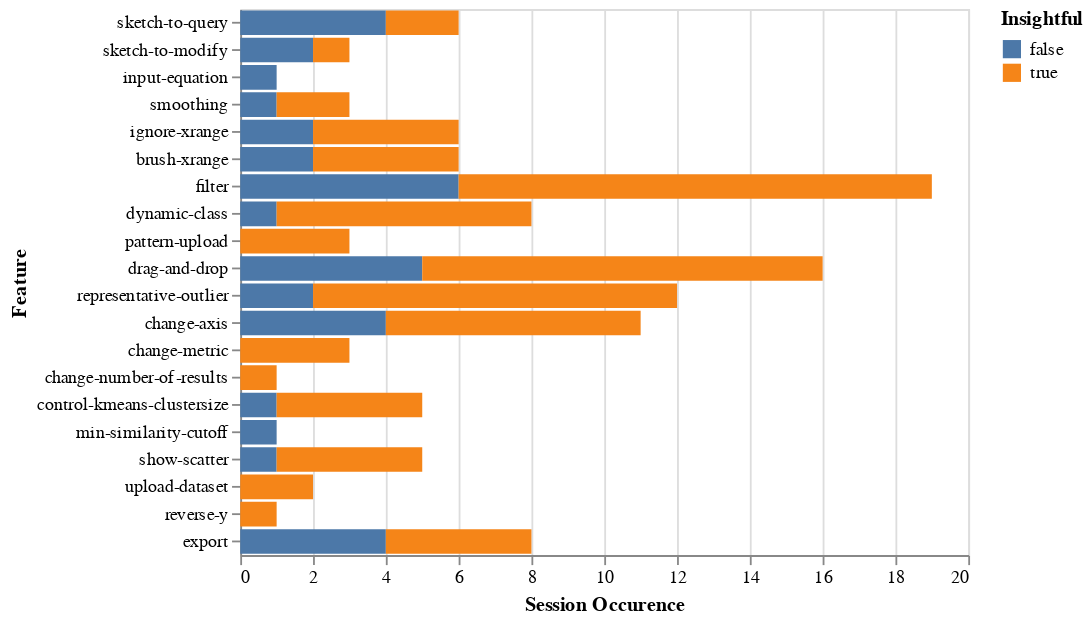

Notebook cell for this chart:
### Markdown cell above
Usage frequency counts the total number of usage of each feature/proces in every session. A feature/process is labelled as insightful if it is contained in a session that contains an insight.

### Code cell
alt.Chart(df_user_session_insightfulness_freq).mark_bar().encode(
    alt.X("Usage Frequency",aggregate="count",title="Session Occurence"),
    alt.Y("Feature",sort=['sketch-to-query','sketch-to-modify','input-equation','smoothing','ignore-xrange','brush-xrange',
                          'filter','dynamic-class','pattern-upload','drag-and-drop','representative-outlier',
                          'change-axis', 'change-metric','change-number-of-results','control-kmeans-clustersize', 'min-similarity-cutoff','show-scatter', 'upload-dataset','reverse-y']),
    color = "Insightful"
)

### Figure 1 — Vega-Lite specification as saved in the notebook (floating-point values rounded to 4 significant figures)
{"$schema": "https://vega.github.io/schema/vega-lite/v2.6.0.json", "config": {"view": {"height": 300, "width": 400}}, "data": {"name": "data-ae4145012d3f3581db3e65c944a28e22"}, "datasets": {"data-ae4145012d3f3581db3e65c944a28e22": [{"Feature": "brush-xrange", "Insightful": false, "Usage Frequency": 1, "session_id": 2, "user": "G1"}, {"Feature": "brush-xrange", "Insightful": false, "Usage Frequency": 1, "session_id": 3, "user": "A2"}, {"Feature": "brush-xrange", "Insightful": true, "Usage Frequency": 1, "session_id": 1, "user": "A3"}, {"Feature": "brush-xrange", "Insightful": true, "Usage Frequency": 1, "session_id": 1, "user": "M1"}, {"Feature": "brush-xrange", "Insightful": true, "Usage Frequency": 1, "session_id": 2, "user": "A1"}, {"Feature": "brush-xrange", "Insightful": true, "Usage Frequency": 1, "session_id": 8, "user": "G2"}, {"Feature": "change-axis", "Insightful": false, "Usage Frequency": 1, "session_id": 0, "user": "M1"}, {"Feature": "change-axis", "Insightful": false, "Usage Frequency": 1, "session_id": 1, "user": "M3"}, {"Feature": "change-axis", "Insightful": false, "Usage Frequency": 1, "session_id": 3, "user": "M3"}, {"Feature": "change-axis", "Insightful": false, "Usage Frequency": 1, "session_id": 4, "user": "A3"}, {"Feature": "change-axis", "Insightful": true, "Usage Frequency": 1, "session_id": 0, "user": "M2"}, {"Feature": "change-axis", "Insightful": true, "Usage Frequency": 1, "session_id": 0, "user": "M3"}, {"Feature": "change-axis", "Insightful": true, "Usage Frequency": 1, "session_id": 1, "user": "M1"}, {"Feature": "change-axis", "Insightful": true, "Usage Frequency": 1, "session_id": 2, "user": "A2"}, {"Feature": "change-axis", "Insightful": true, "Usage Frequency": 1, "session_id": 3, "user": "A3"}, {"Feature": "change-axis", "Insightful": true, "Usage Frequency": 1, "session_id": 3, "user": "M2"}, {"Feature": "change-axis", "Insightful": true, "Usage Frequency": 1, "session_id": 4, "user": "M2"}, {"Feature": "change-metric", "Insightful": true, "Usage Frequency": 1, "session_id": 0, "user": "M3"}, {"Feature": "change-metric", "Insightful": true, "Usage Frequency": 3, "session_id": 1, "user": "A3"}, {"Feature": "change-metric", "Insightful": true, "Usage Frequency": 1, "session_id": 1, "user": "G3"}, {"Feature": "change-number-of-results", "Insightful": true, "Usage Frequency": 3, "session_id": 1, "user": "A2"}, {"Feature": "control-kmeans-clustersize", "Insightful": false, "Usage Frequency": 1, "session_id": 1, "user": "G2"}, {"Feature": "control-kmeans-clustersize", "Insightful": true, "Usage Frequency": 2, "session_id": 0, "user": "G1"}, {"Feature": "control-kmeans-clustersize", "Insightful": true, "Usage Frequency": 1, "session_id": 1, "user": "G3"}, {"Feature": "control-kmeans-clustersize", "Insightful": true, "Usage Frequency": 2, "session_id": 3, "user": "G1"}, {"Feature": "control-kmeans-clustersize", "Insightful": true, "Usage Frequency": 1, "session_id": 8, "user": "G2"}, {"Feature": "drag-and-drop", "Insightful": false, "Usage Frequency": 2, "session_id": 0, "user": "A3"}, {"Feature": "drag-and-drop", "Insightful": false, "Usage Frequency": 1, "session_id": 1, "user": "A1"}, {"Feature": "drag-and-drop", "Insightful": false, "Usage Frequency": 1, "session_id": 2, "user": "G1"}, {"Feature": "drag-and-drop", "Insightful": false, "Usage Frequency": 1, "session_id": 2, "user": "G2"}, {"Feature": "drag-and-drop", "Insightful": false, "Usage Frequency": 1, "session_id": 3, "user": "A2"}, {"Feature": "drag-and-drop", "Insightful": true, "Usage Frequency": 1, "session_id": 0, "user": "A1"}, {"Feature": "drag-and-drop", "Insightful": true, "Usage Frequency": 1, "session_id": 0, "user": "A2"}, {"Feature": "drag-and-drop", "Insightful": true, "Usage Frequency": 2, "session_id": 0, "user": "M3"}, {"Feature": "drag-and-drop", "Insightful": true, "Usage Frequency": 3, "session_id": 1, "user": "A2"}, {"Feature": "drag-and-drop", "Insightful": true, "Usage Frequency": 1, "session_id": 1, "user": "A3"}, {"Feature": "drag-and-drop", "Insightful": true, "Usage Frequency": 1, "session_id": 1, "user": "G1"}, {"Feature": "drag-and-drop", "Insightful": true, "Usage Frequency": 1, "session_id": 1, "user": "G3"}, {"Feature": "drag-and-drop", "Insightful": true, "Usage Frequency": 1, "session_id": 2, "user": "M3"}, {"Feature": "drag-and-drop", "Insightful": true, "Usage Frequency": 2, "session_id": 3, "user": "G1"}, {"Feature": "drag-and-drop", "Insightful": true, "Usage Frequency": 2, "session_id": 3, "user": "M2"}, {"Feature": "drag-and-drop", "Insightful": true, "Usage Frequency": 1, "session_id": 7, "user": "G2"}, {"Feature": "dynamic-class", "Insightful": false, "Usage Frequency": 3, "session_id": 5, "user": "A1"}, {"Feature": "dynamic-class", "Insightful": true, "Usage Frequency": 5, "session_id": 0, "user": "M2"}, {"Feature": "dynamic-class", "Insightful": true, "Usage Frequency": 4, "session_id": 0, "user": "M3"}, {"Feature": "dynamic-class", "Insightful": true, "Usage Frequency": 1, "session_id": 1, "user": "M1"}, {"Feature": "dynamic-class", "Insightful": true, "Usage Frequency": 1, "session_id": 1, "user": "M2"}, {"Feature": "dynamic-class", "Insightful": true, "Usage Frequency": 1, "session_id": 2, "user": "A2"}, {"Feature": "dynamic-class", "Insightful": true, "Usage Frequency": 1, "session_id": 4, "user": "M2"}, {"Feature": "dynamic-class", "Insightful": true, "Usage Frequency": 1, "session_id": 6, "user": "A1"}, {"Feature": "export", "Insightful": false, "Usage Frequency": 1, "session_id": 2, "user": "G1"}, {"Feature": "export", "Insightful": false, "Usage Frequency": 1, "session_id": 2, "user": "G3"}, {"Feature": "export", "Insightful": false, "Usage Frequency": 1, "session_id": 4, "user": "M1"}, {"Feature": "export", "Insightful": false, "Usage Frequency": 1, "session_id": 6, "user": "A3"}, {"Feature": "export", "Insightful": true, "Usage Frequency": 3, "session_id": 1, "user": "A2"}, {"Feature": "export", "Insightful": true, "Usage Frequency": 1, "session_id": 6, "user": "A1"}, {"Feature": "export", "Insightful": true, "Usage Frequency": 1, "session_id": 7, "user": "A1"}, {"Feature": "export", "Insightful": true, "Usage Frequency": 2, "session_id": 7, "user": "G2"}, {"Feature": "filter", "Insightful": false, "Usage Frequency": 1, "session_id": 1, "user": "A1"}, {"Feature": "filter", "Insightful": false, "Usage Frequency": 1, "session_id": 1, "user": "G2"}, {"Feature": "filter", "Insightful": false, "Usage Frequency": 1, "session_id": 2, "user": "G2"}, {"Feature": "filter", "Insightful": false, "Usage Frequency": 1, "session_id": 2, "user": "M1"}, {"Feature": "filter", "Insightful": false, "Usage Frequency": 2, "session_id": 3, "user": "A1"}, {"Feature": "filter", "Insightful": false, "Usage Frequency": 2, "session_id": 5, "user": "G2"}, {"Feature": "filter", "Insightful": true, "Usage Frequency": 5, "session_id": 0, "user": "A1"}, {"Feature": "filter", "Insightful": true, "Usage Frequency": 1, "session_id": 0, "user": "A2"}, {"Feature": "filter", "Insightful": true, "Usage Frequency": 3, "session_id": 1, "user": "A2"}, {"Feature": "filter", "Insightful": true, "Usage Frequency": 1, "session_id": 2, "user": "A1"}, {"Feature": "filter", "Insightful": true, "Usage Frequency": 2, "session_id": 2, "user": "A3"}, {"Feature": "filter", "Insightful": true, "Usage Frequency": 1, "session_id": 3, "user": "A3"}, {"Feature": "filter", "Insightful": true, "Usage Frequency": 3, "session_id": 3, "user": "M1"}, {"Feature": "filter", "Insightful": true, "Usage Frequency": 1, "session_id": 4, "user": "A1"}, {"Feature": "filter", "Insightful": true, "Usage Frequency": 2, "session_id": 4, "user": "G2"}, {"Feature": "filter", "Insightful": true, "Usage Frequency": 1, "session_id": 4, "user": "M2"}, {"Feature": "filter", "Insightful": true, "Usage Frequency": 1, "session_id": 6, "user": "A1"}, {"Feature": "filter", "Insightful": true, "Usage Frequency": 1, "session_id": 7, "user": "A1"}, {"Feature": "filter", "Insightful": true, "Usage Frequency": 1, "session_id": 7, "user": "G2"}, {"Feature": "ignore-xrange", "Insightful": false, "Usage Frequency": 1, "session_id": 0, "user": "A3"}, {"Feature": "ignore-xrange", "Insightful": false, "Usage Frequency": 1, "session_id": 0, "user": "M1"}, {"Feature": "ignore-xrange", "Insightful": true, "Usage Frequency": 1, "session_id": 1, "user": "A3"}, {"Feature": "ignore-xrange", "Insightful": true, "Usage Frequency": 1, "session_id": 2, "user": "A2"}, {"Feature": "ignore-xrange", "Insightful": true, "Usage Frequency": 1, "session_id": 3, "user": "G3"}, {"Feature": "ignore-xrange", "Insightful": true, "Usage Frequency": 1, "session_id": 4, "user": "G2"}, {"Feature": "input-equation", "Insightful": false, "Usage Frequency": 1, "session_id": 5, "user": "A3"}, {"Feature": "min-similarity-cutoff", "Insightful": false, "Usage Frequency": 1, "session_id": 2, "user": "G1"}, {"Feature": "pattern-upload", "Insightful": true, "Usage Frequency": 1, "session_id": 6, "user": "A1"}, {"Feature": "pattern-upload", "Insightful": true, "Usage Frequency": 1, "session_id": 7, "user": "A1"}, {"Feature": "pattern-upload", "Insightful": true, "Usage Frequency": 1, "session_id": 7, "user": "G2"}, {"Feature": "representative-outlier", "Insightful": false, "Usage Frequency": 2, "session_id": 1, "user": "G2"}, {"Feature": "representative-outlier", "Insightful": false, "Usage Frequency": 1, "session_id": 5, "user": "G2"}, {"Feature": "representative-outlier", "Insightful": true, "Usage Frequency": 1, "session_id": 0, "user": "A2"}, {"Feature": "representative-outlier", "Insightful": true, "Usage Frequency": 2, "session_id": 0, "user": "G1"}, {"Feature": "representative-outlier", "Insightful": true, "Usage Frequency": 1, "session_id": 0, "user": "G2"}, {"Feature": "representative-outlier", "Insightful": true, "Usage Frequency": 3, "session_id": 1, "user": "A2"}, {"Feature": "representative-outlier", "Insightful": true, "Usage Frequency": 2, "session_id": 1, "user": "G3"}, {"Feature": "representative-outlier", "Insightful": true, "Usage Frequency": 1, "session_id": 1, "user": "M1"}, {"Feature": "representative-outlier", "Insightful": true, "Usage Frequency": 1, "session_id": 3, "user": "G3"}, {"Feature": "representative-outlier", "Insightful": true, "Usage Frequency": 1, "session_id": 4, "user": "M2"}, {"Feature": "representative-outlier", "Insightful": true, "Usage Frequency": 1, "session_id": 7, "user": "G2"}, {"Feature": "representative-outlier", "Insightful": true, "Usage Frequency": 1, "session_id": 8, "user": "G2"}, {"Feature": "reverse-y", "Insightful": true, "Usage Frequency": 1, "session_id": 0, "user": "A1"}, {"Feature": "show-scatter", "Insightful": false, "Usage Frequency": 1, "session_id": 2, "user": "M1"}, {"Feature": "show-scatter", "Insightful": true, "Usage Frequency": 1, "session_id": 0, "user": "G3"}, {"Feature": "show-scatter", "Insightful": true, "Usage Frequency": 1, "session_id": 0, "user": "M2"}, {"Feature": "show-scatter", "Insightful": true, "Usage Frequency": 1, "session_id": 0, "user": "M3"}, {"Feature": "show-scatter", "Insightful": true, "Usage Frequency": 1, "session_id": 3, "user": "G2"}, {"Feature": "sketch-to-modify", "Insightful": false, "Usage Frequency": 1, "session_id": 0, "user": "A3"}, {"Feature": "sketch-to-modify", "Insightful": false, "Usage Frequency": 1, "session_id": 2, "user": "M2"}, {"Feature": "sketch-to-modify", "Insightful": true, "Usage Frequency": 3, "session_id": 3, "user": "M2"}, {"Feature": "sketch-to-query", "Insightful": false, "Usage Frequency": 1, "session_id": 0, "user": "M1"}, {"Feature": "sketch-to-query", "Insightful": false, "Usage Frequency": 2, "session_id": 1, "user": "M3"}, {"Feature": "sketch-to-query", "Insightful": false, "Usage Frequency": 1, "session_id": 2, "user": "M1"}, {"Feature": "sketch-to-query", "Insightful": false, "Usage Frequency": 1, "session_id": 2, "user": "M2"}, {"Feature": "sketch-to-query", "Insightful": true, "Usage Frequency": 2, "session_id": 4, "user": "A1"}, {"Feature": "sketch-to-query", "Insightful": true, "Usage Frequency": 2, "session_id": 4, "user": "G2"}, {"Feature": "smoothing", "Insightful": false, "Usage Frequency": 2, "session_id": 6, "user": "G2"}, {"Feature": "smoothing", "Insightful": true, "Usage Frequency": 1, "session_id": 4, "user": "A1"}, {"Feature": "smoothing", "Insightful": true, "Usage Frequency": 1, "session_id": 8, "user": "G2"}, {"Feature": "upload-dataset", "Insightful": true, "Usage Frequency": 1, "session_id": 0, "user": "G3"}, {"Feature": "upload-dataset", "Insightful": true, "Usage Frequency": 1, "session_id": 8, "user": "G2"}]}, "encoding": {"color": {"field": "Insightful", "type": "nominal"}, "x": {"aggregate": "count", "field": "Usage Frequency", "title": "Session Occurence", "type": "quantitative"}, "y": {"field": "Feature", "sort": ["sketch-to-query", "sketch-to-modify", "input-equation", "smoothing", "ignore-xrange", "brush-xrange", "filter", "dynamic-class", "pattern-upload", "drag-and-drop", "representative-outlier", "change-axis", "change-metric", "change-number-of-results", "control-kmeans-clustersize", "min-similarity-cutoff", "show-scatter", "upload-dataset", "reverse-y"], "type": "nominal"}}, "mark": "bar"}
